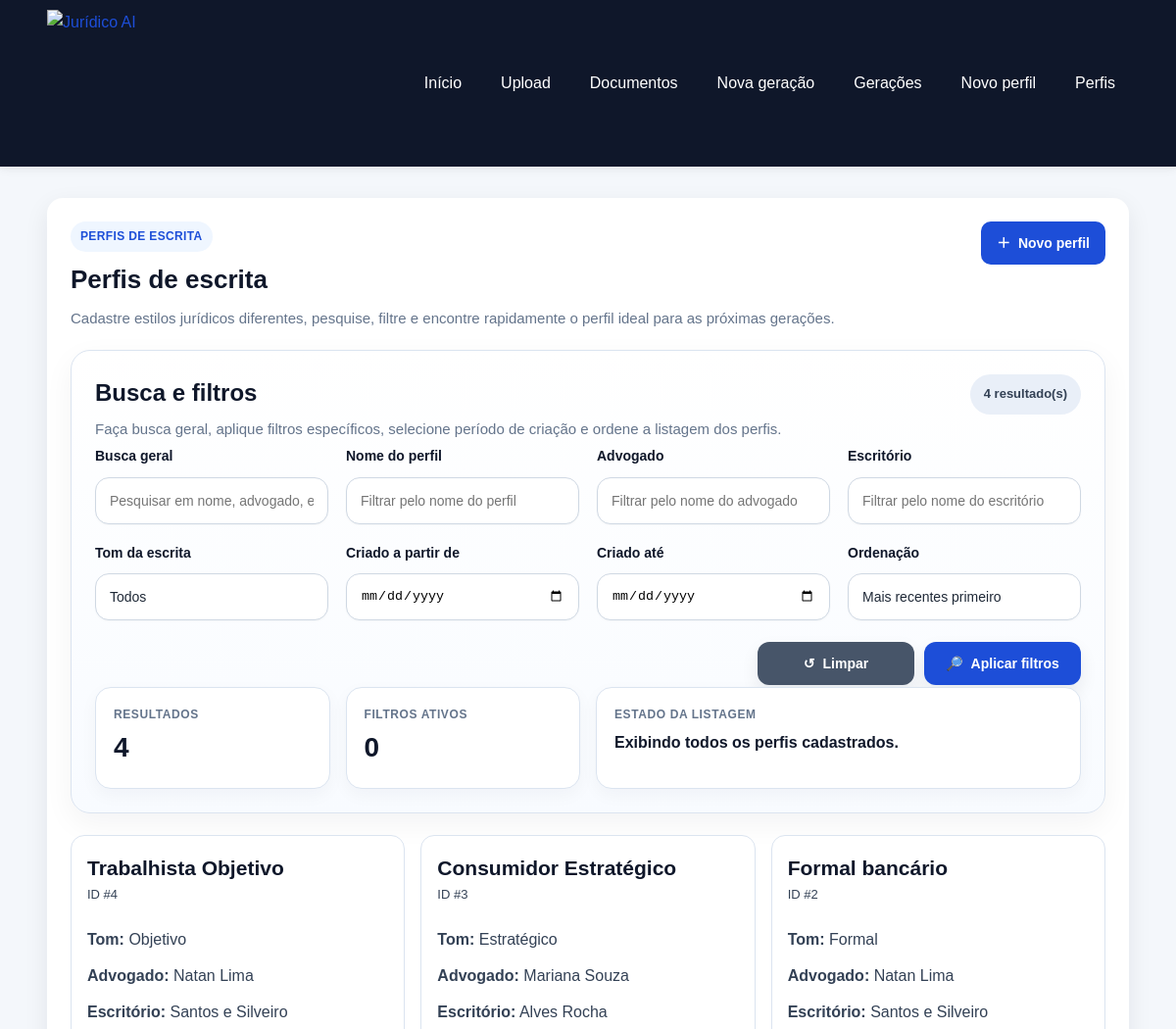
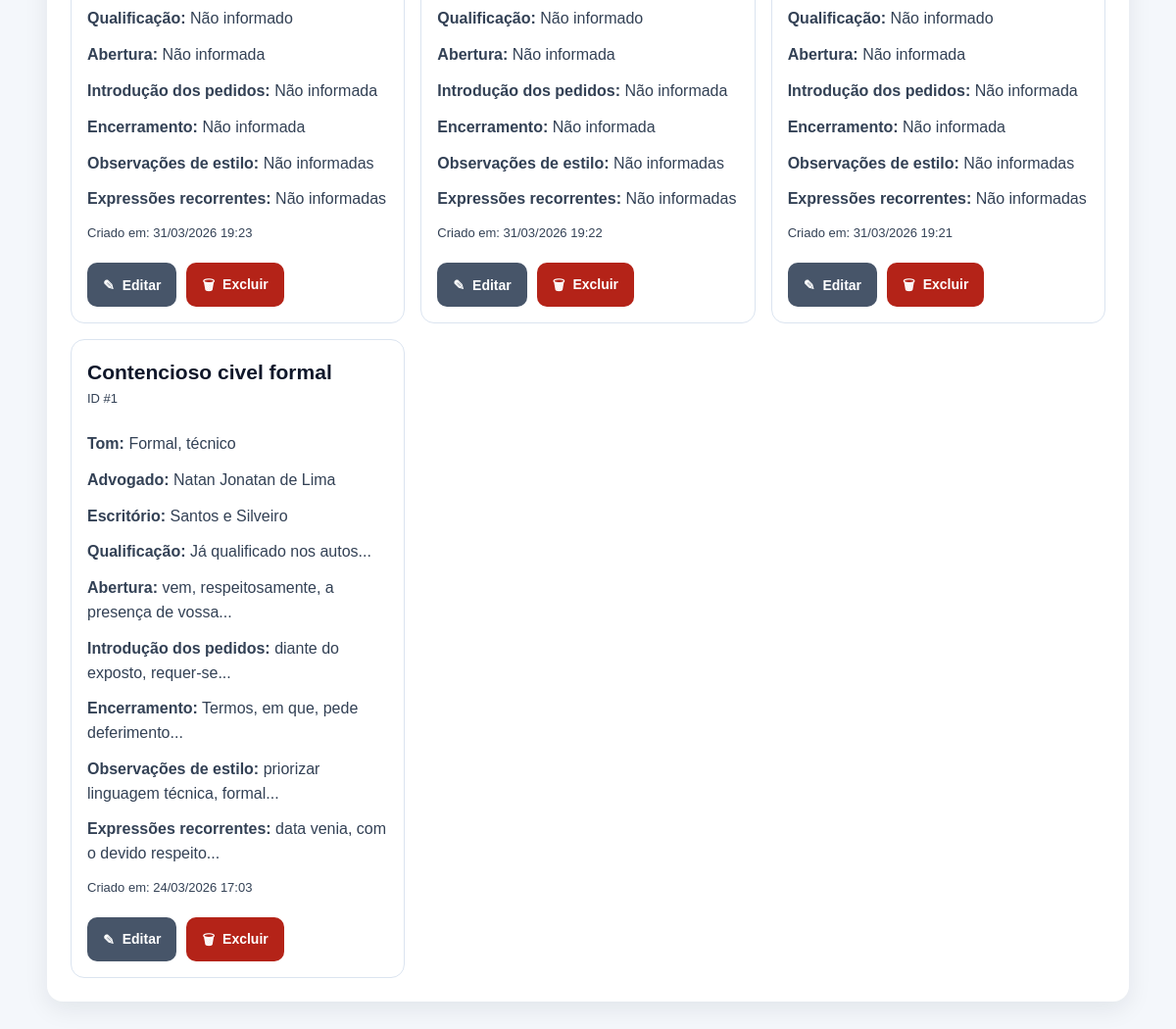
/writing-profiles, run on the app's committed database (2 pictures, top to bottom).
### app/models/writing_profile.py (models this page shows)
class WritingProfile(Base):
    __tablename__ = "writing_profiles"
    id = Column(Integer, primary_key=True, index=True)
    profile_name = Column(String(150), nullable=False)
    lawyer_name = Column(String(150), nullable=True)
    office_name = Column(String(200), nullable=True)
    tone = Column(String(100), nullable=False, default="Formal")
    qualification_style = Column(
        Text,
        nullable=True,
        default="já qualificado(a) nos autos ou a ser devidamente qualificado(a)",
    )
    opening_phrase = Column(
        Text,
        nullable=True,
        default="vem, com o devido respeito, à presença de Vossa Excelência, apresentar a presente:",
    )
    closing_phrase = Column(
        Text,
        nullable=True,
        default="Termos em que,\nPede deferimento.",
    )
    request_intro = Column(
        Text,
        nullable=True,
        default="Diante do exposto, requer:",
    )
    legal_style_notes = Column(
        Text,
        nullable=True,
        default="Utilizar linguagem jurídica formal, objetiva e técnica.",
    )
    recurring_expressions = Column(
        Text,
        nullable=True,
        default="data venia; conforme entendimento jurisprudencial; nos termos da legislação aplicável",
    )
    is_active = Column(Boolean, default=False, nullable=False)
    created_at = Column(DateTime(timezone=True), server_default=func.now())

### app/routers/writing_profiles.py (the view)
@router.get("")
def listar_perfis_page(
    request: Request,
    search: str = Query(""),
    profile_name: str = Query(""),
    lawyer_name: str = Query(""),
    office_name: str = Query(""),
    tone: str = Query(""),
    created_from: str = Query(""),
    created_to: str = Query(""),
    sort_by: str = Query("created_desc"),
    db: Session = Depends(get_db),
):
    filtros = normalizar_filtros_perfis(
        search=search,
        profile_name=profile_name,
        lawyer_name=lawyer_name,
        office_name=office_name,
        tone=tone,
        created_from=created_from,
        created_to=created_to,
        sort_by=sort_by,
    )
    perfis = listar_perfis_filtrados(db, filtros)
    tons_disponiveis = obter_tons_disponiveis(db)
    ordenacoes = obter_ordenacoes_perfis()
    total_filtros_ativos = contar_filtros_ativos_perfis(filtros)
    perfis_resumo = []
    for perfil in perfis:
        resumo = montar_resumo_perfil(perfil)
        resumo["qualification_style_preview"] = resumir_texto(resumo["qualification_style"], 80)
        resumo["opening_phrase_preview"] = resumir_texto(resumo["opening_phrase"], 80)
        resumo["request_intro_preview"] = resumir_texto(resumo["request_intro"], 80)
        resumo["closing_phrase_preview"] = resumir_texto(resumo["closing_phrase"], 80)
        resumo["legal_style_notes_preview"] = resumir_texto(resumo["legal_style_notes"], 100)
        resumo["recurring_expressions_preview"] = resumir_texto(resumo["recurring_expressions"], 100)
        perfis_resumo.append(resumo)
    return templates.TemplateResponse(
        "writing_profiles_list.html",
        {
            "request": request,
            "perfis": perfis_resumo,
            "sucesso": request.query_params.get("sucesso"),
            "erro": request.query_params.get("erro"),
            "filtros": filtros,
            "tons_disponiveis": tons_disponiveis,
            "ordenacoes": ordenacoes,
            "total_resultados": len(perfis_resumo),
            "total_filtros_ativos": total_filtros_ativos,
        },
    )

### app/templates/writing_profiles_list.html (shortened to what this page needs)
{% extends "base.html" %}
{% block content %}
<section class="card">
    <div class="cabecalho-pagina">
        <div>
            <span class="etiqueta-secao">Perfis de escrita</span>
            <h2>Perfis de escrita</h2>
            <p class="texto-suave">
                Cadastre estilos jurídicos diferentes, pesquise, filtre e encontre rapidamente o perfil ideal para as próximas gerações.
            </p>
        </div>
        <div class="acoes-topo">
            <a class="botao" href="/writing-profiles/create">
                <span class="icone-botao" aria-hidden="true">＋</span>
                Novo perfil
            </a>
        </div>
    </div>
    <section class="bloco-informativo bloco-filtros-avancados">
        <div class="bloco-informativo-topo bloco-informativo-topo-entre-linhas">
            <div>
                <h3>Busca e filtros</h3>
                <p class="texto-suave">
                    Faça busca geral, aplique filtros específicos, selecione período de criação e ordene a listagem dos perfis.
                </p>
            </div>
            <span class="badge badge-neutro">
                {{ total_resultados }} resultado(s)
            </span>
        </div>
        <form method="get" action="/writing-profiles" class="formulario-geracao formulario-filtros-avancados">
            <div class="grid-filtros-avancados">
                <div>
                    <label for="search">Busca geral</label>
                    <input
                        type="text"
                        id="search"
                        name="search"
                        value="{{ filtros.search }}"
                        placeholder="Pesquisar em nome, advogado, escritório, tom ou conteúdo"
                    >
                </div>
                <div>
                    <label for="profile_name">Nome do perfil</label>
                    <input
                        type="text"
                        id="profile_name"
                        name="profile_name"
                        value="{{ filtros.profile_name }}"
                        placeholder="Filtrar pelo nome do perfil"
                    >
                </div>
                <div>
                    <label for="lawyer_name">Advogado</label>
                    <input
                        type="text"
                        id="lawyer_name"
                        name="lawyer_name"
                        value="{{ filtros.lawyer_name }}"
                        placeholder="Filtrar pelo nome do advogado"
                    >
                </div>
                <div>
                    <label for="office_name">Escritório</label>
                    <input
                        type="text"
                        id="office_name"
                        name="office_name"
                        value="{{ filtros.office_name }}"
                        placeholder="Filtrar pelo nome do escritório"
                    >
                </div>
                <div>
                    <label for="tone">Tom da escrita</label>
                    <select id="tone" name="tone">
                        <option value="">Todos</option>
                    </select>
                </div>
                <div>
                    <label for="created_from">Criado a partir de</label>
                    <input
                        type="date"
                        id="created_from"
                        name="created_from"
                        value="{{ filtros.created_from }}"
                    >
                </div>
                <div>
                    <label for="created_to">Criado até</label>
                    <input
                        type="date"
                        id="created_to"
                        name="created_to"
                        value="{{ filtros.created_to }}"
                    >
                </div>
                <div>
                    <label for="sort_by">Ordenação</label>
                    <select id="sort_by" name="sort_by">
                        {% for chave, descricao in ordenacoes.items() %}
                            <option value="{{ chave }}" {% if filtros.sort_by == chave %}selected{% endif %}>
                                {{ descricao }}
                            </option>
                        {% endfor %}
                    </select>
                </div>
            </div>
            <div class="acoes-formulario-geracao">
                <a class="botao botao-secundario" href="/writing-profiles">
                    <span class="icone-botao" aria-hidden="true">↺</span>
                    Limpar
                </a>
                <button type="submit" class="botao">
                    <span class="icone-botao" aria-hidden="true">🔎</span>
                    Aplicar filtros
                </button>
            </div>
        </form>
        <div class="painel-resumo-geracao painel-resumo-sem-inline">
            <div class="info-box">
                <span class="info-label">Resultados</span>
                <span class="info-value">{{ total_resultados }}</span>
            </div>
            <div class="info-box">
                <span class="info-label">Filtros ativos</span>
                <span class="info-value">{{ total_filtros_ativos }}</span>
            </div>
            <div class="info-box info-box-largo">
                <span class="info-label">Estado da listagem</span>
                <span class="info-value">
                    {% if total_filtros_ativos > 0 %}
                        A listagem está refinada conforme os critérios selecionados.
                    {% else %}
                        Exibindo todos os perfis cadastrados.
                    {% endif %}
                </span>
            </div>
        </div>
    </section>
    {% if perfis %}
        <div class="lista-cards">
            {% for perfil in perfis %}
                <div class="mini-card perfil-card">
                    <div class="perfil-card-topo">
                        <div>
                            <h3 class="perfil-titulo">{{ perfil.profile_name }}</h3>
                            <p class="texto-pequeno">ID #{{ perfil.id }}</p>
                        </div>
                    </div>
                    <p><strong>Tom:</strong> {{ perfil.tone }}</p>
                    <p><strong>Advogado:</strong> {{ perfil.lawyer_name }}</p>
                    <p><strong>Escritório:</strong> {{ perfil.office_name }}</p>
                    <p><strong>Qualificação:</strong> {{ perfil.qualification_style_preview }}</p>
                    <p><strong>Abertura:</strong> {{ perfil.opening_phrase_preview }}</p>
                    <p><strong>Introdução dos pedidos:</strong> {{ perfil.request_intro_preview }}</p>
                    <p><strong>Encerramento:</strong> {{ perfil.closing_phrase_preview }}</p>
                    <p><strong>Observações de estilo:</strong> {{ perfil.legal_style_notes_preview }}</p>
                    <p><strong>Expressões recorrentes:</strong> {{ perfil.recurring_expressions_preview }}</p>
                    <p class="texto-pequeno">
                        Criado em:
                        {{ perfil.created_at.strftime("%d/%m/%Y %H:%M") if perfil.created_at else "-" }}
                    </p>
                    <div class="acoes-topo acoes-perfil">
                        <a class="botao botao-secundario" href="/writing-profiles/{{ perfil.id }}/edit">
                            <span class="icone-botao" aria-hidden="true">✎</span>
                            Editar
                        </a>
                        <form
                            action="/writing-profiles/{{ perfil.id }}/delete"
                            method="post"
                            data-confirm-action
                            data-loading-form
                            data-loading-message="Excluindo perfil..."
                            data-loading-button-text="Excluindo..."
                            data-confirm-title="Excluir perfil de escrita"
                            data-confirm-message="Tem certeza que deseja excluir este perfil de escrita?"
                            data-confirm-submit-label="Excluir perfil"
                            data-confirm-submit-icon='<span class="icone-botao" aria-hidden="true">🗑</span>'
                        >
                            <button class="botao-perigo" type="submit">
                                <span class="icone-botao" aria-hidden="true">🗑</span>
                                Excluir
                            </button>
                        </form>
                    </div>
                </div>
            {% endfor %}
        </div>
    {% endif %}
</section>
{% endblock %}

### app/templates/base.html (shortened to what this page needs)
<!DOCTYPE html>
<html lang="pt-BR">
<head>
    <link rel="stylesheet" href="{{ url_for('static', path='css/style.css') }}?v=7.2">
</head>
<body>
    <header class="topo">
        <div class="container topo-conteudo">
            <a href="/" class="marca-link" aria-label="Ir para a página inicial do Jurídico AI">
                <img
                    src="{{ url_for('static', path='img/logo-juridico-ai-sem-fundo.png') }}"
                    alt="Jurídico AI"
                    class="logo-juridico"
                >
            </a>
            <nav class="menu">
                <a href="/">Início</a>
                <a href="/documents/upload">Upload</a>
                <a href="/documents">Documentos</a>
                <a href="/generations/create">Nova geração</a>
                <a href="/generations">Gerações</a>
                <a href="/writing-profiles/create">Novo perfil</a>
                <a href="/writing-profiles">Perfis</a>
            </nav>
        </div>
    </header>
    <main class="container pagina-conteudo">
        {% block content %}{% endblock %}
    </main>
</body>
</html>

### data on the page
WritingProfile: profile_name "Trabalhista Objetivo", id "4", tone "Objetivo", lawyer_name "Natan Lima", office_name "Santos e Silveiro", qualification_style_preview "Não informado", opening_phrase_preview "Não informada", request_intro_preview "Não informada", closing_phrase_preview "Não informada", legal_style_notes_preview "Não informadas", recurring_expressions_preview "Não informadas", created_at "31/03/2026 19:23"
WritingProfile: profile_name "Consumidor Estratégico", id "3", tone "Estratégico", lawyer_name "Mariana Souza", office_name "Alves Rocha", qualification_style_preview "Não informado", opening_phrase_preview "Não informada", request_intro_preview "Não informada", closing_phrase_preview "Não informada", legal_style_notes_preview "Não informadas", recurring_expressions_preview "Não informadas", created_at "31/03/2026 19:22"
WritingProfile: profile_name "Formal bancário", id "2", tone "Formal", lawyer_name "Natan Lima", office_name "Santos e Silveiro", qualification_style_preview "Não informado", opening_phrase_preview "Não informada", request_intro_preview "Não informada", closing_phrase_preview "Não informada", legal_style_notes_preview "Não informadas", recurring_expressions_preview "Não informadas", created_at "31/03/2026 19:21"
WritingProfile: profile_name "Contencioso civel formal", id "1", tone "Formal, técnico", lawyer_name "Natan Jonatan de Lima", office_name "Santos e Silveiro", qualification_style_preview "Já qualificado nos autos...", opening_phrase_preview "vem, respeitosamente, a presença de vossa...", request_intro_preview "diante do exposto, requer-se...", closing_phrase_preview "Termos, em que, pede deferimento...", legal_style_notes_preview "priorizar linguagem técnica, formal...", recurring_expressions_preview "data venia, com o devido respeito...", created_at "24/03/2026 17:03"

### other printed values
{{ total_resultados }} "4"
{{ total_filtros_ativos }} "0"
form field sort_by "Mais recentes primeiro"
